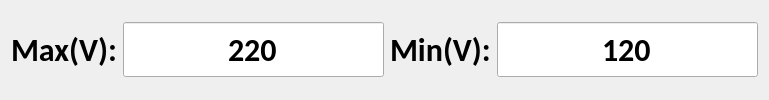
              <widget class="QWidget" name="page_11">
               <layout class="QGridLayout" name="gridLayout_13">
                <item row="1" column="0">
                 <layout class="QGridLayout" name="gridLayout_12">
                  <item row="0" column="3">
                   <widget class="QLineEdit" name="lineEdit_79">
                    <property name="minimumSize">
                     <size>
                      <width>150</width>
                      <height>55</height>
                     </size>
                    </property>
                    <property name="font">
                     <font>
                      <family>Calibri</family>
                      <pointsize>24</pointsize>
                      <weight>75</weight>
                      <bold>true</bold>
                     </font>
                    </property>
                    <property name="text">
                     <string>120</string>
                    </property>
                    <property name="alignment">
                     <set>Qt::AlignCenter</set>
                    </property>
                   </widget>
                  </item>
                  <item row="0" column="0">
                   <widget class="QLabel" name="label_57">
                    <property name="font">
                     <font>
                      <family>Calibri</family>
                      <pointsize>24</pointsize>
                      <weight>75</weight>
                      <bold>true</bold>
                     </font>
                    </property>
                    <property name="text">
                     <string>Max(V):</string>
                    </property>
                   </widget>
                  </item>
                  <item row="0" column="1">
                   <widget class="QLineEdit" name="lineEdit_78">
                    <property name="minimumSize">
                     <size>
                      <width>150</width>
                      <height>55</height>
                     </size>
                    </property>
                    <property name="font">
                     <font>
                      <family>Calibri</family>
                      <pointsize>24</pointsize>
                      <weight>75</weight>
                      <bold>true</bold>
                     </font>
                    </property>
                    <property name="text">
                     <string>220</string>
                    </property>
                    <property name="alignment">
                     <set>Qt::AlignCenter</set>
                    </property>
                   </widget>
                  </item>
                  <item row="0" column="2">
                   <widget class="QLabel" name="label_58">
                    <property name="font">
                     <font>
                      <family>Calibri</family>
                      <pointsize>24</pointsize>
                      <weight>75</weight>
                      <bold>true</bold>
                     </font>
                    </property>
                    <property name="text">
                     <string>Min(V):</string>
                    </property>
                   </widget>
                  </item>
                 </layout>
                </item>
                <item row="0" column="0">
                 <layout class="QHBoxLayout" name="horizontalLayout_9"/>
                </item>
               </layout>
              </widget>
